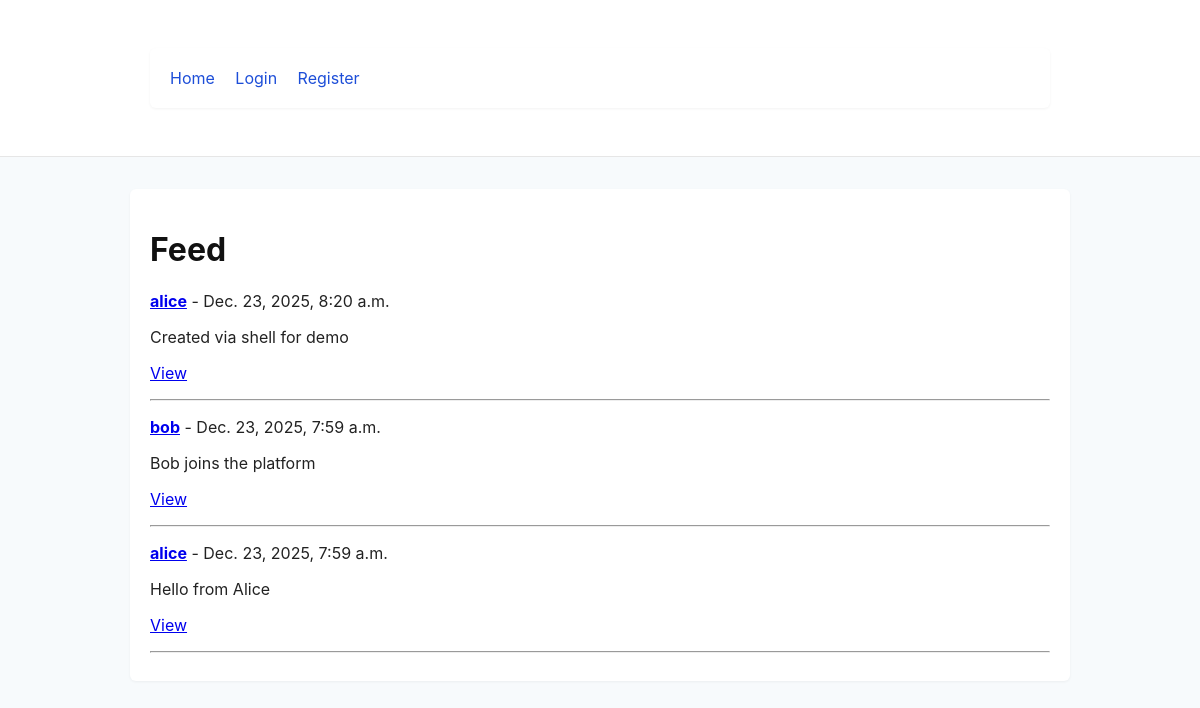
The page / on the database its author committed.
### backend/core/models.py (models this page shows, shortened)
class Post(models.Model):
    author = models.ForeignKey(Profile, on_delete=models.CASCADE)
    content = models.TextField()
    created_at = models.DateTimeField(auto_now_add=True)

class Profile(models.Model):
    user = models.OneToOneField(User, on_delete=models.CASCADE)
    bio = models.TextField(blank=True)
    avatar = models.URLField(blank=True, null=True)
    followers = models.ManyToManyField('self', symmetrical=False, related_name='following', blank=True)

### backend/core/views.py (the view)
# urls.py: path('', views.index, name='index'),
def index(request):
    posts = Post.objects.select_related('author__user').order_by('-created_at')[:50]
    return render(request, 'feed.html', {'posts': posts})

### frontend/templates/feed.html (shortened to what this page needs)
{% extends 'base.html' %}
{% block content %}
  <h1>Feed</h1>
  {% for post in posts %}
    <article>
      <p><strong><a href="{% url 'profile' post.author.user.username %}">{{ post.author.user.username }}</a></strong> - {{ post.created_at }}</p>
      <p>{{ post.content|linebreaks }}</p>
      <p><a href="{% url 'post_detail' post.pk %}">View</a></p>
    </article>
    <hr />
  {% empty %}
    <p>No posts yet.</p>
  {% endfor %}
{% endblock %}

### frontend/templates/base.html (shortened to what this page needs)
<!doctype html>
<html lang="en">
  <head>
    <link rel="stylesheet" href="/static/css/style.css" />
  </head>
  <body>
    <header>
      <nav>
        <div class="container">
          <a href="/">Home</a>
          {% if user.is_authenticated %}
            <a href="{% url 'profile' user.username %}">Profile</a>
            <a href="{% url 'logout' %}">Logout</a>
          {% else %}
            <a href="{% url 'login' %}">Login</a>
            <a href="{% url 'register' %}">Register</a>
          {% endif %}
        </div>
      </nav>
    </header>
    <main class="container">
      {% block content %}{% endblock %}
    </main>
  </body>
</html>

### frontend/static/css/style.css (style rules this page uses)
:root { --primary: #1d4ed8; --muted: #666; --bg: #f7fafc; }
html,body { height: 100%; }
body { font-family: Inter, Arial, sans-serif; margin: 0; background: var(--bg); color: #222; }
header { background: white; border-bottom: 1px solid #e6e6e6; }
nav { max-width: 900px; margin: 0 auto; padding: 1rem; }
nav a { color: var(--primary); text-decoration: none; margin-right: 1rem; }
.container { max-width: 900px; margin: 2rem auto; background: white; padding: 1.25rem; border-radius: 6px; box-shadow: 0 1px 3px rgba(0,0,0,0.05); }
h1 { color: #111; }
article { margin-bottom: 1rem; }

### rows shown on the page
Post: author.user.username "alice", created_at "Dec. 23, 2025, 8:20 a.m.", content "Created via shell for demo"
Post: author.user.username "bob", created_at "Dec. 23, 2025, 7:59 a.m.", content "Bob joins the platform"
Post: author.user.username "alice", created_at "Dec. 23, 2025, 7:59 a.m.", content "Hello from Alice"
